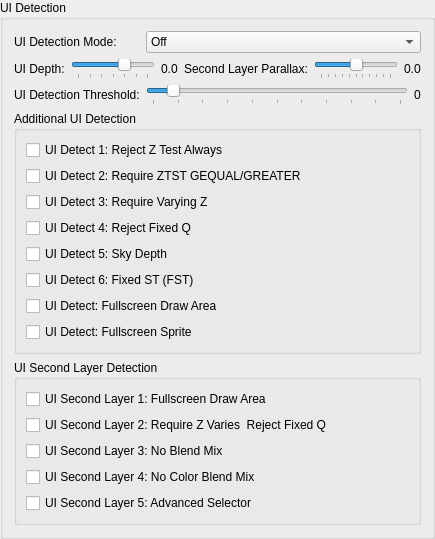
    <widget class="QGroupBox" name="stereoUiGroup">
     <property name="title">
      <string>UI Detection</string>
     </property>
     <layout class="QFormLayout" name="stereoUiGroupLayout">
      <property name="fieldGrowthPolicy">
       <enum>QFormLayout::AllNonFixedFieldsGrow</enum>
      </property>
      <property name="formAlignment">
       <set>Qt::AlignLeft|Qt::AlignTop</set>
      </property>
      <property name="labelAlignment">
       <set>Qt::AlignLeft|Qt::AlignVCenter</set>
      </property>
      <item row="0" column="0">
       <widget class="QLabel" name="stereoUiDetectModeLabel">
        <property name="text">
         <string>UI Detection Mode:</string>
        </property>
        <property name="buddy">
         <cstring>stereoUiDetectMode</cstring>
        </property>
       </widget>
      </item>
      <item row="0" column="1">
       <widget class="QComboBox" name="stereoUiDetectMode">
        <item>
         <property name="text">
          <string>Off</string>
         </property>
        </item>
        <item>
         <property name="text">
          <string>Safe</string>
         </property>
        </item>
        <item>
         <property name="text">
          <string>Advanced</string>
         </property>
        </item>
        <item>
         <property name="text">
          <string>Unsafe</string>
         </property>
        </item>
       </widget>
      </item>
      <item row="1" column="0" colspan="2">
       <layout class="QHBoxLayout" name="stereoUiDepthControlsRow" stretch="0,1,0,1">
        <item>
         <widget class="QLabel" name="stereoUiDepthLabel">
          <property name="text">
           <string>UI Depth:</string>
          </property>
          <property name="buddy">
           <cstring>stereoUiDepth</cstring>
          </property>
         </widget>
        </item>
        <item>
         <layout class="QHBoxLayout" name="stereoUiDepthRow" stretch="1,0">
          <item>
           <widget class="QSlider" name="stereoUiDepth">
            <property name="minimum">
             <number>-100</number>
            </property>
            <property name="maximum">
             <number>50</number>
            </property>
            <property name="value">
             <number>0</number>
            </property>
            <property name="orientation">
             <enum>Qt::Orientation::Horizontal</enum>
            </property>
            <property name="tickPosition">
             <enum>QSlider::TickPosition::TicksBelow</enum>
            </property>
            <property name="tickInterval">
             <number>25</number>
            </property>
           </widget>
          </item>
          <item>
           <widget class="QLabel" name="stereoUiDepthValue">
            <property name="text">
             <string>0.0</string>
            </property>
           </widget>
          </item>
         </layout>
        </item>
        <item>
         <widget class="QLabel" name="stereoUiSecondLayerDepthLabel">
          <property name="text">
           <string>Second Layer Parallax:</string>
          </property>
          <property name="buddy">
           <cstring>stereoUiSecondLayerDepth</cstring>
          </property>
         </widget>
        </item>
        <item>
         <layout class="QHBoxLayout" name="stereoUiSecondLayerDepthRow" stretch="1,0">
          <item>
           <widget class="QSlider" name="stereoUiSecondLayerDepth">
            <property name="minimum">
             <number>-25</number>
            </property>
            <property name="maximum">
             <number>25</number>
            </property>
            <property name="value">
             <number>0</number>
            </property>
            <property name="orientation">
             <enum>Qt::Orientation::Horizontal</enum>
            </property>
            <property name="tickPosition">
             <enum>QSlider::TickPosition::TicksBelow</enum>
            </property>
            <property name="tickInterval">
             <number>5</number>
            </property>
           </widget>
          </item>
          <item>
           <widget class="QLabel" name="stereoUiSecondLayerDepthValue">
            <property name="text">
             <string>0.0</string>
            </property>
           </widget>
          </item>
         </layout>
        </item>
       </layout>
      </item>
      <item row="2" column="0">
       <widget class="QLabel" name="stereoUiDetectThresholdLabel">
        <property name="text">
         <string>UI Detection Threshold:</string>
        </property>
        <property name="buddy">
         <cstring>stereoUiDetectThreshold</cstring>
        </property>
       </widget>
      </item>
      <item row="2" column="1">
       <layout class="QHBoxLayout" name="stereoUiDetectThresholdRow" stretch="1,0">
        <item>
         <widget class="QSlider" name="stereoUiDetectThreshold">
          <property name="minimum">
           <number>0</number>
          </property>
          <property name="maximum">
           <number>1000</number>
          </property>
          <property name="value">
           <number>80</number>
          </property>
          <property name="orientation">
           <enum>Qt::Orientation::Horizontal</enum>
          </property>
          <property name="tickPosition">
           <enum>QSlider::TickPosition::TicksBelow</enum>
          </property>
          <property name="tickInterval">
           <number>100</number>
          </property>
         </widget>
        </item>
        <item>
         <widget class="QLabel" name="stereoUiDetectThresholdValue">
          <property name="text">
           <string>0</string>
          </property>
         </widget>
        </item>
       </layout>
      </item>
      <item row="3" column="0" colspan="2">
       <layout class="QVBoxLayout" name="stereoUiConditionsContainer">
        <item>
         <widget class="QGroupBox" name="stereoUiConditions">
          <property name="title">
           <string>Additional UI Detection</string>
          </property>
          <layout class="QGridLayout" name="stereoUiConditionsLayout">
           <item row="0" column="0">
            <widget class="QCheckBox" name="stereoRejectZTestAlways">
             <property name="text">
              <string>UI Detect 1: Reject Z Test Always</string>
             </property>
            </widget>
           </item>
           <item row="1" column="0">
            <widget class="QCheckBox" name="stereoStencilRequireZTestGequal">
             <property name="text">
              <string>UI Detect 2: Require ZTST GEQUAL/GREATER</string>
             </property>
            </widget>
           </item>
           <item row="2" column="0">
            <widget class="QCheckBox" name="stereoRequireZVaries">
             <property name="text">
              <string>UI Detect 3: Require Varying Z</string>
             </property>
            </widget>
           </item>
           <item row="3" column="0">
            <widget class="QCheckBox" name="stereoRejectFixedQ">
             <property name="text">
              <string>UI Detect 4: Reject Fixed Q</string>
             </property>
            </widget>
           </item>
           <item row="4" column="0">
            <widget class="QCheckBox" name="stereoUiDetectSkyDepth">
             <property name="text">
              <string>UI Detect 5: Sky Depth</string>
             </property>
            </widget>
           </item>
           <item row="5" column="0">
            <widget class="QCheckBox" name="stereoUiDetectFst">
             <property name="text">
              <string>UI Detect 6: Fixed ST (FST)</string>
             </property>
            </widget>
           </item>
           <item row="6" column="0">
            <widget class="QCheckBox" name="stereoUiDetectFullscreenDrawArea">
             <property name="text">
              <string>UI Detect: Fullscreen Draw Area</string>
             </property>
            </widget>
           </item>
           <item row="7" column="0">
            <widget class="QCheckBox" name="stereoUiDetectFullscreenSprite">
             <property name="text">
              <string>UI Detect: Fullscreen Sprite</string>
             </property>
            </widget>
           </item>
          </layout>
         </widget>
        </item>
       </layout>
      </item>
      <item row="4" column="0" colspan="2">
       <layout class="QVBoxLayout" name="stereoUiLayerConditionsContainer">
        <item>
         <widget class="QGroupBox" name="stereoUiLayerConditions">
          <property name="title">
           <string>UI Second Layer Detection</string>
          </property>
          <layout class="QGridLayout" name="stereoUiLayerConditionsLayout">
           <item row="0" column="0">
            <widget class="QCheckBox" name="stereoUiSecondLayerSelector1">
             <property name="text">
              <string>UI Second Layer 1: Fullscreen Draw Area</string>
             </property>
            </widget>
           </item>
           <item row="1" column="0">
            <widget class="QCheckBox" name="stereoUiSecondLayerSelector2">
             <property name="text">
              <string>UI Second Layer 2: Require Z Varies  Reject Fixed Q</string>
             </property>
            </widget>
           </item>
           <item row="2" column="0">
            <widget class="QCheckBox" name="stereoUiSecondLayerSelector3">
             <property name="text">
              <string>UI Second Layer 3: No Blend Mix</string>
             </property>
            </widget>
           </item>
           <item row="3" column="0">
            <widget class="QCheckBox" name="stereoUiSecondLayerSelector4">
             <property name="text">
              <string>UI Second Layer 4: No Color Blend Mix</string>
             </property>
            </widget>
           </item>
           <item row="4" column="0">
            <widget class="QCheckBox" name="stereoUiSecondLayerSelector5">
             <property name="text">
              <string>UI Second Layer 5: Advanced Selector</string>
             </property>
            </widget>
           </item>
          </layout>
         </widget>
        </item>
       </layout>
      </item>
     </layout>
    </widget>
